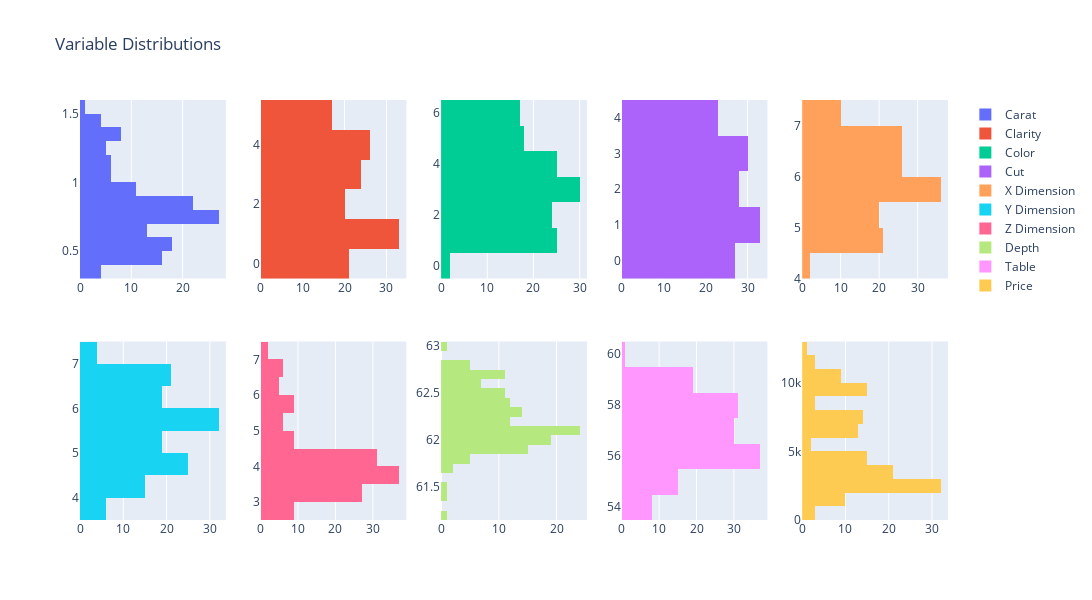

Source (notebook cell):
### Code cell
fig = make_subplots(rows=2, cols=5)
fig.add_trace(go.Histogram(y=df['carat'], name='Carat'), row=1, col=1)
fig.add_trace(go.Histogram(y=df['clarity'], name='Clarity'), row=1, col=2)
fig.add_trace(go.Histogram(y=df['color'], name='Color'), row=1, col=3)
fig.add_trace(go.Histogram(y=df['cut'], name='Cut'), row=1, col=4)
fig.add_trace(go.Histogram(y=df['x_dimension'], name='X Dimension'), row=1, col=5)
fig.add_trace(go.Histogram(y=df['y_dimension'], name='Y Dimension'), row=2, col=1)
fig.add_trace(go.Histogram(y=df['z_dimension'], name='Z Dimension'), row=2, col=2)
fig.add_trace(go.Histogram(y=df['depth'], name='Depth'), row=2, col=3)
fig.add_trace(go.Histogram(y=df['table'], name='Table'), row=2, col=4)
fig.add_trace(go.Histogram(y=df['price'], name='Price'), row=2, col=5)
fig.update_layout(height=600, width=1400, title_text='Variable Distributions')
fig.show()

### Figure 1 — Plotly figure (JSON) as saved in the notebook; plotly's stock layout.template omitted (floating-point values rounded to 4 significant figures; data arrays with more than 128 entries replaced by an {"elided": "..."} marker saying what was removed)
{"data": [{"name": "Carat", "type": "histogram", "xaxis": "x", "y": {"elided": "141 float values"}, "yaxis": "y"}, {"name": "Clarity", "type": "histogram", "xaxis": "x2", "y": {"elided": "141 int values"}, "yaxis": "y2"}, {"name": "Color", "type": "histogram", "xaxis": "x3", "y": {"elided": "141 int values"}, "yaxis": "y3"}, {"name": "Cut", "type": "histogram", "xaxis": "x4", "y": {"elided": "141 int values"}, "yaxis": "y4"}, {"name": "X Dimension", "type": "histogram", "xaxis": "x5", "y": {"elided": "141 float values"}, "yaxis": "y5"}, {"name": "Y Dimension", "type": "histogram", "xaxis": "x6", "y": {"elided": "141 float values"}, "yaxis": "y6"}, {"name": "Z Dimension", "type": "histogram", "xaxis": "x7", "y": {"elided": "141 float values"}, "yaxis": "y7"}, {"name": "Depth", "type": "histogram", "xaxis": "x8", "y": {"elided": "141 float values"}, "yaxis": "y8"}, {"name": "Table", "type": "histogram", "xaxis": "x9", "y": {"elided": "141 int values"}, "yaxis": "y9"}, {"name": "Price", "type": "histogram", "xaxis": "x10", "y": {"elided": "141 int values"}, "yaxis": "y10"}], "layout": {"height": 600, "title": {"text": "Variable Distributions"}, "width": 1400, "xaxis": {"anchor": "y", "domain": [0, 0.168]}, "xaxis10": {"anchor": "y10", "domain": [0.832, 1]}, "xaxis2": {"anchor": "y2", "domain": [0.208, 0.376]}, "xaxis3": {"anchor": "y3", "domain": [0.416, 0.584]}, "xaxis4": {"anchor": "y4", "domain": [0.624, 0.792]}, "xaxis5": {"anchor": "y5", "domain": [0.832, 1]}, "xaxis6": {"anchor": "y6", "domain": [0, 0.168]}, "xaxis7": {"anchor": "y7", "domain": [0.208, 0.376]}, "xaxis8": {"anchor": "y8", "domain": [0.416, 0.584]}, "xaxis9": {"anchor": "y9", "domain": [0.624, 0.792]}, "yaxis": {"anchor": "x", "domain": [0.575, 1]}, "yaxis10": {"anchor": "x10", "domain": [0, 0.425]}, "yaxis2": {"anchor": "x2", "domain": [0.575, 1]}, "yaxis3": {"anchor": "x3", "domain": [0.575, 1]}, "yaxis4": {"anchor": "x4", "domain": [0.575, 1]}, "yaxis5": {"anchor": "x5", "domain": [0.575, 1]}, "yaxis6": {"anchor": "x6", "domain": [0, 0.425]}, "yaxis7": {"anchor": "x7", "domain": [0, 0.425]}, "yaxis8": {"anchor": "x8", "domain": [0, 0.425]}, "yaxis9": {"anchor": "x9", "domain": [0, 0.425]}}}
